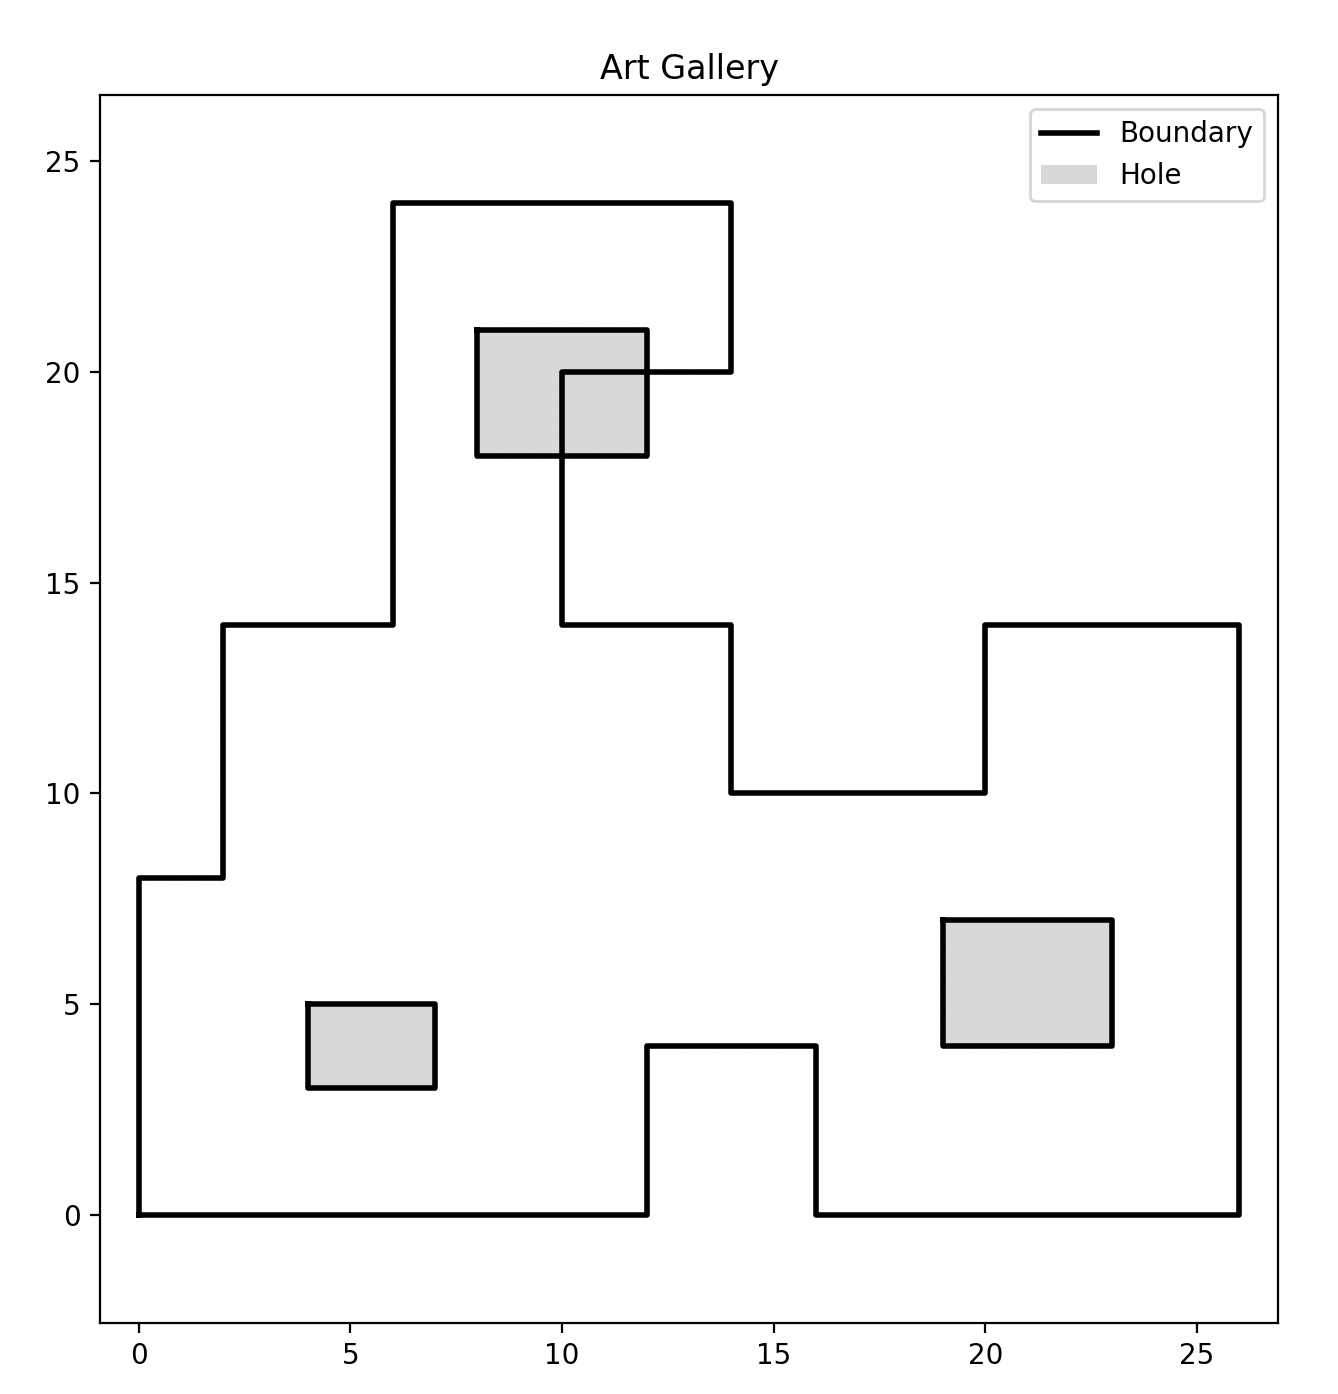

Generate this figure with Python:
from __future__ import annotations

from art import ArtGallery
from designer import Designer

if __name__ == "__main__":
    gallery = ArtGallery(
        {
            "polygon": [
                ["0.0", "0.0"],
                ["12.0", "0.0"],
                ["12.0", "4.0"],
                ["16.0", "4.0"],
                ["16.0", "0.0"],
                ["26.0", "0.0"],
                ["26.0", "14.0"],
                ["20.0", "14.0"],
                ["20.0", "10.0"],
                ["14.0", "10.0"],
                ["14.0", "14.0"],
                ["10.0", "14.0"],
                ["10.0", "20.0"],
                ["14.0", "20.0"],
                ["14.0", "24.0"],
                ["6.0", "24.0"],
                ["6.0", "14.0"],
                ["2.0", "14.0"],
                ["2.0", "8.0"],
                ["0.0", "8.0"],
            ],
            "holes": [
                [
                    ["4.0", "5.0"],
                    ["7.0", "5.0"],
                    ["7.0", "3.0"],
                    ["4.0", "3.0"],
                ],
                [
                    ["19.0", "7.0"],
                    ["23.0", "7.0"],
                    ["23.0", "4.0"],
                    ["19.0", "4.0"],
                ],
                [
                    ["8.0", "21.0"],
                    ["12.0", "21.0"],
                    ["12.0", "18.0"],
                    ["8.0", "18.0"],
                ],
            ],
        }
    )
    print(gallery)

    Designer(art_gallery=gallery).plot()
